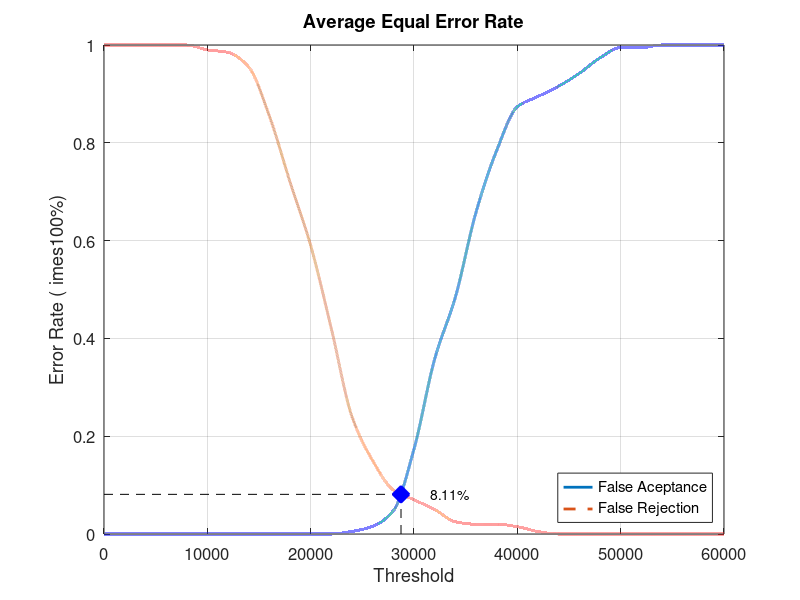
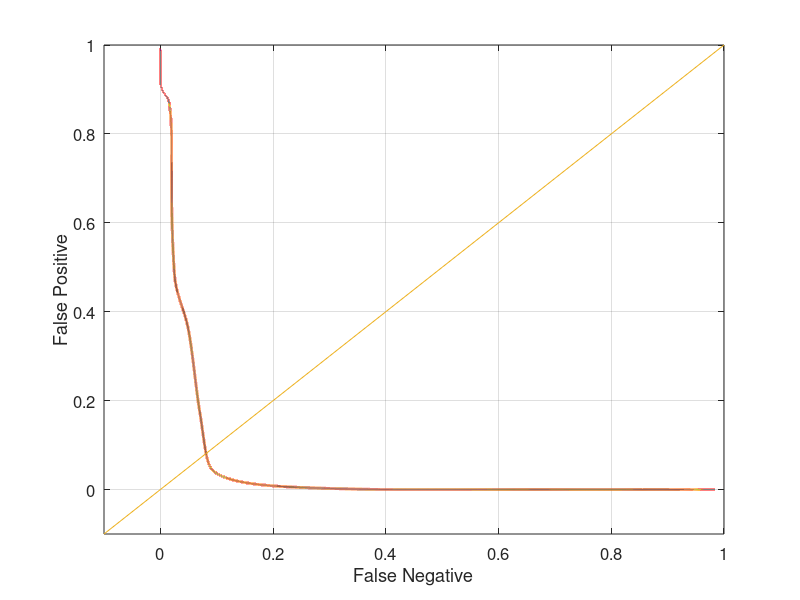

These charts were generated, in order, by the following MATLAB code:
close all;
clear;
clc;
x = 0:2000:60000;
xq = 0:0.5:60000;

y0 = [0 0 0 0 0 0 0 0 0 0 0 0 0.00526316 0.0157895 0.0473684 0.173684 0.357895 0.484211 0.657895 0.784211 0.873684 0.894737 0.915789 0.942105 0.973684 0.994737 0.994737 1 1 1 1]
yy0 = interp1(x, y0, xq, 'pchip');
y1 = [1 1 1 1 1 0.99 0.985 0.955 0.855 0.72 0.59 0.42 0.24 0.15 0.09 0.07 0.05 0.025 0.02 0.02 0.015 0.005 0 0 0 0 0 0 0 0 0]
yy1 = interp1(x, y1, xq, 'pchip');

% Calculating EER: 
y2 = abs(y0 - y1);
find(y2 == min(y2))
yy2 = abs(yy0 - yy1);
xEER = find(yy2 == min(yy2));
xEERIndex = xq(xEER) % X-axis EER
yEER = yy0(xEER) % Y-axis EER

main = figure
plot(xq, yy0,'-','LineWidth', 2);	hold on
plot(xq, yy1,'--','LineWidth', 2);	hold on
plot([xEERIndex xEERIndex], [0 yEER], 'k--');	hold on
plot([0 xEERIndex], [yEER yEER], 'k--');	hold on
plot(xEERIndex, yEER, 'bx', 'LineWidth', 10);	hold on
text(xEERIndex + 10 * xEERIndex / 100, yEER, [num2str(round((10000 * yEER)) / 100) '%'])
legend('False Aceptance', 'False Rejection', 'Location', 'SouthEast')
xlabel('Threshold')
ylabel('Error Rate (	imes100%)')
title('Average Equal Error Rate')
set(gca, 'FontSize', 12)
axis([0 60000 0 1])
grid on

print(main, 'Database3_4Main', '-dpng');
FNRxFPR = figure('Color', [1 1 1]);
plot(yy1, yy0, '-', yy1, yy0, 'LineWidth', 2);
hold on
y = -0.1:0.1:1
plot(y, y); 
set(gca, 'FontSize', 12)
xlabel('False Negative')
ylabel('False Positive')
axis([-0.1 1 -0.1 1])
set(gca, 'FontSize', 12)
grid on

print(FNRxFPR, 'Database3_4FNRxFPR','-dpng');
